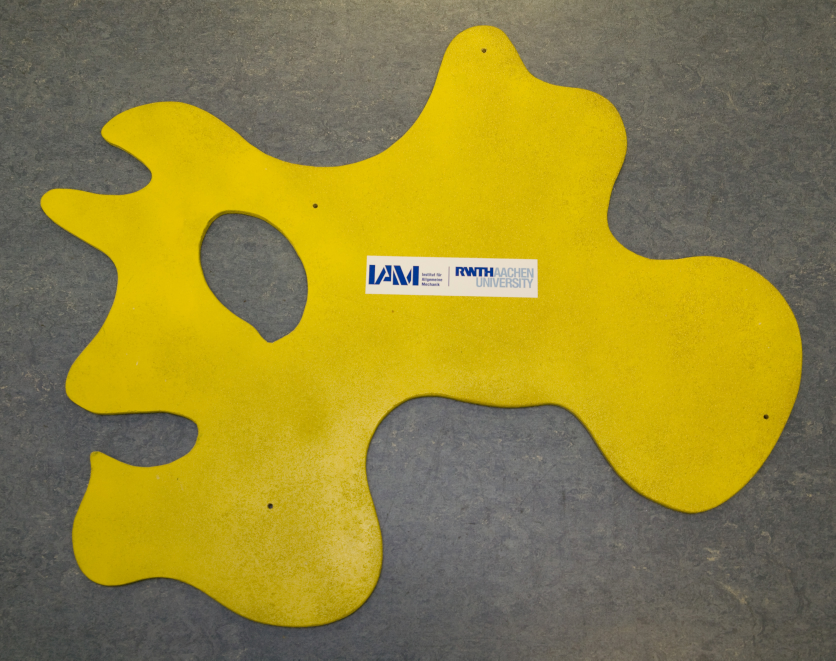
#> input picture Amoebe.jpg, 3342 x 2641 px (shown at 1/4 size)
$ python 'pic analysis.py'
#> lines starting #> are read from the running program, lines starting #| are printed output that depends on the picture; after the words box and inside, x2 and y2 are one past the last pixel; in counts of white or black regions, pixels touching at a corner belong together; long printed decimals are rounded
import numpy as np
import cv2
from PIL import Image
from PIL.ImageDraw import ImageDraw

image = cv2.imread('Amoebe.jpg')
#> image is the input picture: shape (2641, 3342, 3); mean B, G, R 57.7, 133.5, 146.7

image = cv2.cvtColor(image, cv2.COLOR_BGR2HSV)
#> image: shape (2641, 3342, 3); mean H, S, V 30.9, 117, 147.1
lower = np.array([22, 93, 0])
upper = np.array([45, 255, 255])
bw_image = cv2.inRange(image, lower, upper)
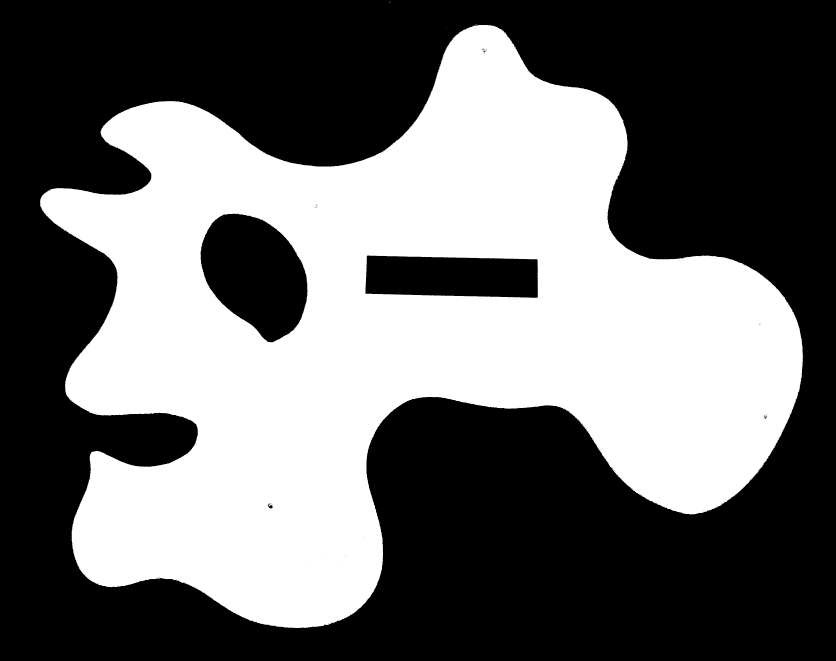
#> bw_image: shape (2641, 3342) (shown at 1/4 size); 42.4% white; 44 white regions (43 under 20 px), largest, box (x1, y1, x2, y2) and area: (160, 100, 3213, 2512) 3738864

data = np.asarray(bw_image)
non_zero_indices = np.argwhere(data != 0)
#> non_zero_indices = 3738941 pairs, first value 7 to 2511, second value 160 to 3212
Xc = non_zero_indices[:, 0].sum()
#> Xc = 5003771324
Yc = non_zero_indices[:, 1].sum()
#> Yc = 5966955414
Area = non_zero_indices.shape[0]
#> Area = 3738941

# Correction and calculation
Xc = Xc / Area + (1805 * 2346) / Area
#> Xc = 1339.4
Yc = Yc / Area + (2346 * 1098) / Area
#> Yc = 1596.6
print(Xc, Yc)
#| 1339.418 1596.583

new = Image.open("Amoebe.jpg")
image_editable = ImageDraw(new)
image_editable.text((Xc - 254, Yc - 65), '''
                                          |
                                          |
                                          |
                                 ---------|---------
                                          |
                                          |
                                          |''', (255, 0, 0))
new.save("result.jpg")
